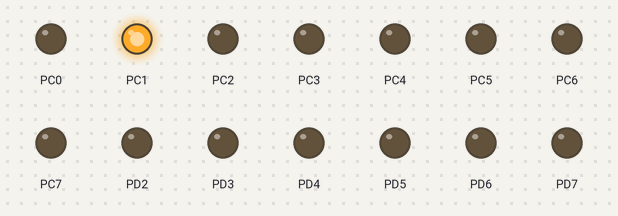
Simulated run of this program. Board: ATmega128, built with avr-gcc and emulated at 8 MHz. Shown: output pins drawn as LEDs (lit = HIGH).

Above: at 0.2 s.
At 1.2 s:
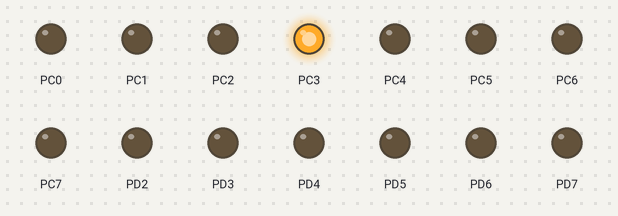
At 1.7 s:
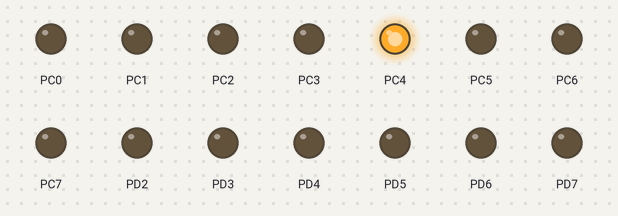
At 2.7 s:
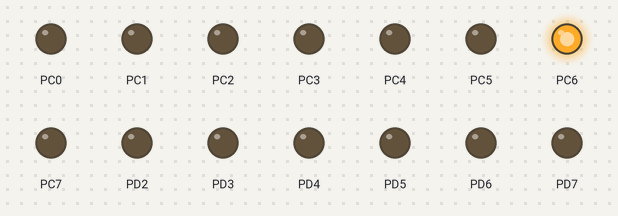
At 4.2 s:
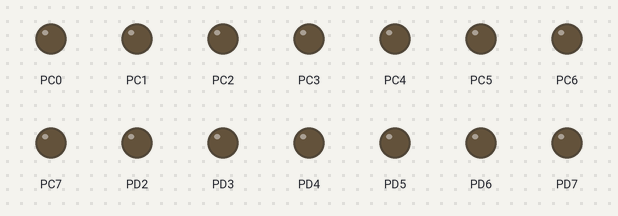
At 5.7 s:
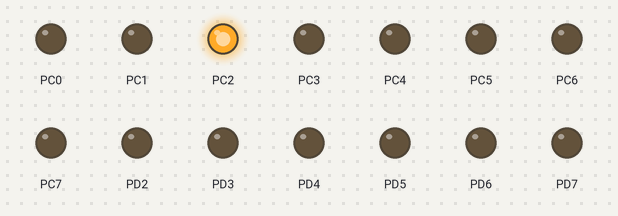
Timing chart, 0 to 6.5 s (numbered marks = the images above):
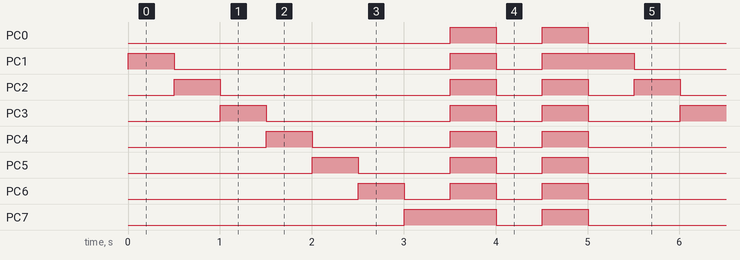

The program:

main.c
```c
#define F_CPU 8e6
#include <avr/io.h>
#include <util/delay.h>
#include <avr/interrupt.h>
#include <avr/io.h>

int numberIndex = 0;

void wait( int ms ) {
	for (int i=0; i<ms; i++) {
		_delay_ms( 1 );		// library function (max 30 ms at 8MHz)
	}
}

int main(void)
{
	DDRD = 0b11111100;		// PORTD(7:3) output, PORTD(2:0) input
	DDRC = 0xFF;

	unsigned char segvalue = 0b00000001;
	while (1) {
		numberIndex++;
		if(numberIndex > 7) {
			PORTC = 0b11111111;
			wait(500);
			PORTC = 0b00000000;
			wait(500);
			PORTC = 0b11111111;
			numberIndex = 0;
			segvalue = 0b00000001;
		} else {
			segvalue = segvalue << 1;
			PORTC = segvalue;
		}
		wait(500);
	}
}
```

Measured:
- by itself, PC0: repeats every 5.0 s: LOW 0.50 s, HIGH 0.50 s, LOW 3.5 s, HIGH 0.50 s
- by itself, PC1: repeats every 5.0 s: LOW 3.0 s, HIGH 0.50 s, LOW 0.50 s, HIGH 1.0 s
- by itself, PC2: repeats every 5.0 s: LOW 2.5 s, 2 × (HIGH 0.50 s, LOW 0.50 s), HIGH 0.50 s
- by itself, PC3: repeats every 5.0 s: LOW 2.0 s, HIGH 0.50 s, LOW 0.50 s, HIGH 0.50 s, LOW 1.0 s, HIGH 0.50 s
- by itself, PC4: repeats every 5.0 s: LOW 1.5 s, HIGH 0.50 s, LOW 0.50 s, HIGH 0.50 s, LOW 1.5 s, HIGH 0.50 s
- by itself, PC5: repeats every 5.0 s: LOW 1.0 s, HIGH 0.50 s, LOW 0.50 s, HIGH 0.50 s, LOW 2.0 s, HIGH 0.50 s
- by itself, PC6: repeats every 5.0 s: 2 × (LOW 0.50 s, HIGH 0.50 s), LOW 2.5 s, HIGH 0.50 s
- by itself, PC7: repeats every 5.0 s: LOW 0.50 s, HIGH 0.50 s, LOW 3.0 s, HIGH 1.0 s
